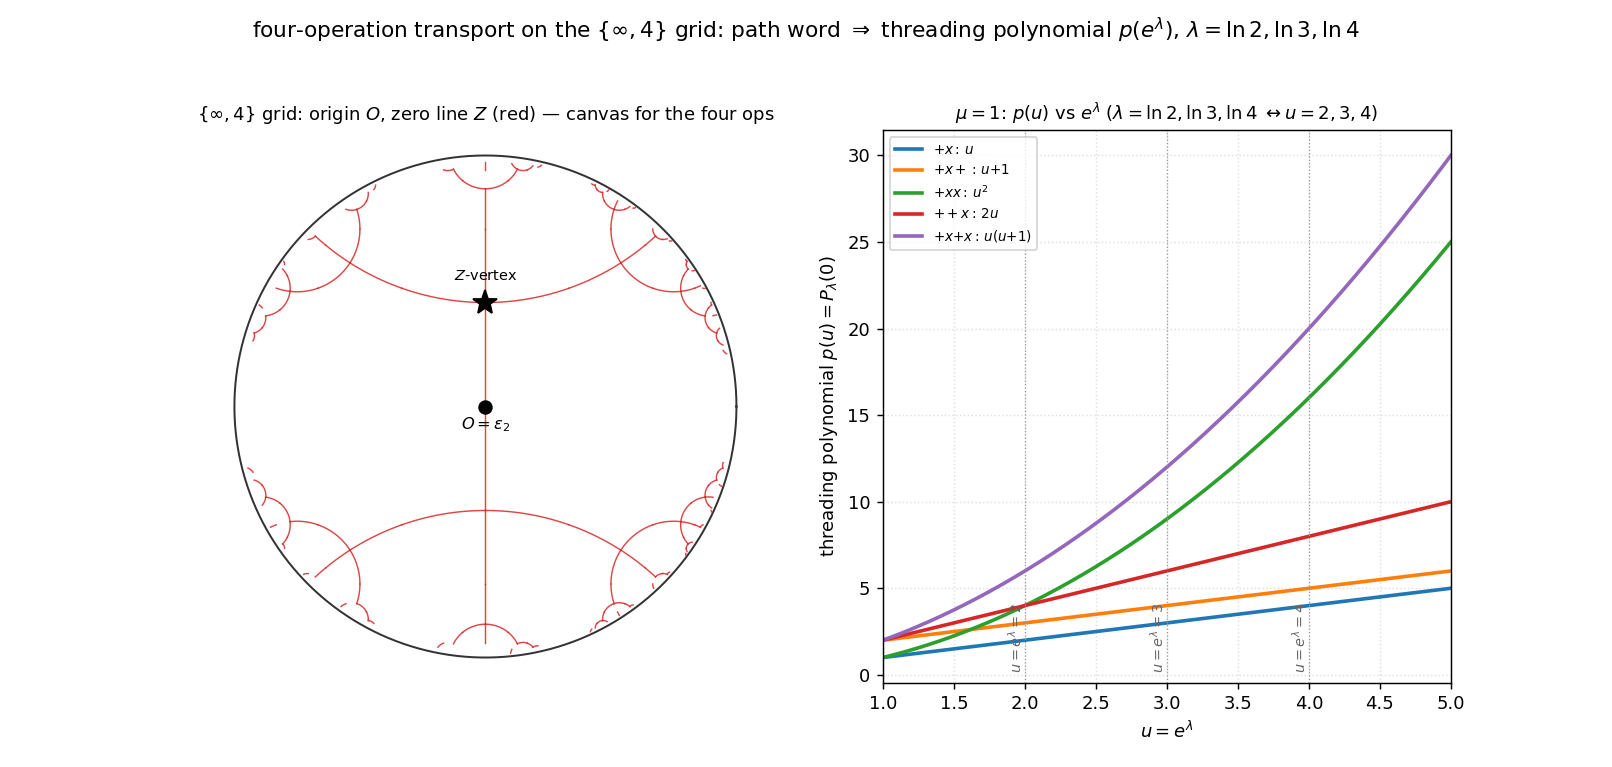

Source code (Python):
#!/usr/bin/env python3
"""
025 — Threading polynomial p(u) for paths (group words) + the {inf,4} grid.

Part (2), aligned definition: a path P is a word in the four operations
  + : a -> a + mu,   - : a -> a - mu,   x : a -> a*u,   / : a -> a/u,
with u = e^{lambda}.  Transporting a from 0 along P gives P_lambda(0) = p(u),
a (Laurent) polynomial in u.  For mu = 1 and lambda = ln2, ln3, ln4 we evaluate
p(2), p(3), p(4)  (i.e. u = e^{ln2}=2, e^{ln3}=3, e^{ln4}=4).

Right panel: p(u) for five paths vs u = e^{lambda}, with u = 2,3,4 marked.
Left panel : the {inf,4} apeirogonal grid (disk) with the origin O = eps_2 and
             the zero line Z (the reference edge), i.e. the canvas on which the
             four operations transport a.

STATUS: the transport a -> a+mu / a*u and p(u) are elementary exact; the left
grid is the Hecke {inf,4} tiling (orbit of eps_2--eps_4) as before.
"""

import numpy as np
import matplotlib
matplotlib.use("Agg")
import matplotlib.pyplot as plt
from math import sqrt, log, pi, atan2, hypot

SQ2 = sqrt(2.0)
INF = float("inf")


# ---- transport / threading polynomial ----
def p_of_path(word):
    """Return p(u) as a numpy-callable via Horner over +,-,x,/ (a symbolic-free
    approach: build a lambda of u)."""
    def f(u):
        a = 0.0
        for c in word:
            if c == '+':
                a = a + 1.0
            elif c == '-':
                a = a - 1.0
            elif c == 'x':
                a = a * u
            elif c == '/':
                a = a / u
        return a
    return f


# ---- {inf,4} grid (primal) ----
def mob(M, x):
    a, b, c, d = M
    if x == INF:
        return a / c if c != 0 else INF
    den = c * x + d
    if abs(den) < 1e-12:
        return INF
    return (a * x + b) / den


J = (0.0, -1.0, 1.0, 0.0)
T = (1.0, SQ2, 0.0, 1.0)
Tm = (1.0, -SQ2, 0.0, 1.0)
GENS = [J, T, Tm]
EPS2 = 1j
EPS4 = (-1.0 + 1j) / SQ2


def key(c):
    return complex(round(c.real, 6), round(c.imag, 6))


def h2_to_disk(z):
    return (z - 1j) / (z + 1j)


def primal(depth):
    edges, seen, front = [], set(), [(EPS2, EPS4)]
    for _ in range(depth + 1):
        new = []
        for (a, b) in front:
            k = frozenset([key(a), key(b)])
            if k in seen:
                continue
            seen.add(k)
            edges.append((a, b))
            for M in GENS:
                new.append((mob(M, a), mob(M, b)))
        front = new
    return edges


def arc_disk(a, b, n=60):
    px, py = a.real, a.imag
    qx, qy = b.real, b.imag
    if abs(qx - px) < 1e-12:
        y = np.linspace(min(py, qy), max(py, qy), n)
        return h2_to_disk(px + 1j * y)
    c = ((qx*qx+qy*qy) - (px*px+py*py)) / (2.0*(qx-px))
    R = hypot(px-c, py)
    thp, thq = atan2(py, px-c), atan2(qy, qx-c)
    if thq < thp:
        thq += 2*pi
    if thq-thp > pi:
        thp, thq = thq, thp + 2*pi
    t = np.linspace(thp, thq, n)
    return h2_to_disk((c + R*np.cos(t)) + 1j*(R*np.sin(t)))


def panel_grid(ax, edges):
    th = np.linspace(0, 2*pi, 400)
    ax.plot(np.cos(th), np.sin(th), color="0.2", lw=1.1)
    for (a, b) in edges:
        w = arc_disk(a, b)
        ax.plot(w.real, w.imag, color="tab:red", lw=0.8, alpha=0.85, zorder=3)
    w2 = h2_to_disk(EPS2)
    w4 = h2_to_disk(EPS4)
    ax.plot([w2.real], [w2.imag], marker="o", ms=7, color="k", zorder=6)
    ax.plot([w4.real], [w4.imag], marker="*", ms=14, color="k", zorder=6)
    ax.text(w2.real, w2.imag-0.09, r"$O=\varepsilon_2$", ha="center", fontsize=9)
    ax.text(w4.real, w4.imag+0.09, r"$Z$-vertex", ha="center", fontsize=8)
    ax.set_aspect("equal"); ax.set_xticks([]); ax.set_yticks([])
    for sp in ax.spines.values():
        sp.set_visible(False)
    ax.set_title(r"$\{\infty,4\}$ grid: origin $O$, zero line $Z$ (red) — "
                 r"canvas for the four ops", fontsize=10)


def panel_thread(ax):
    u = np.linspace(1.0, 5.0, 500)
    paths = ['+x', '+x+', '+xx', '++x', '+x+x']
    colors = ['tab:blue', 'tab:orange', 'tab:green', 'tab:red', 'tab:purple']
    labels = [r'$+x:\,u$', r'$+x+:\,u{+}1$', r'$+xx:\,u^2$',
              r'$++x:\,2u$', r'$+x{+}x:\,u(u{+}1)$']
    for w, c, lab in zip(paths, colors, labels):
        f = p_of_path(w)
        ax.plot(u, [f(x) for x in u], lw=2, color=c, label=lab)
    for k in (2, 3, 4):
        ax.axvline(k, color="0.6", lw=0.7, ls=":")
        ax.text(k, 0.3, rf"$u=e^{{\lambda}}={k}$", rotation=90,
                fontsize=8, ha="right", color="0.4")
    ax.set_xlabel(r"$u=e^{\lambda}$")
    ax.set_ylabel(r"threading polynomial $p(u)=P_\lambda(0)$")
    ax.set_title(r"$\mu=1$: $p(u)$ vs $e^{\lambda}$ ($\lambda=\ln2,\ln3,\ln4$ "
                 r"$\leftrightarrow u=2,3,4$)", fontsize=10)
    ax.legend(fontsize=7.5, loc="upper left")
    ax.grid(True, ls=":", alpha=0.4)
    ax.set_xlim(1, 5)


def main():
    edges = primal(6)
    fig, (ax1, ax2) = plt.subplots(1, 2, figsize=(12.4, 5.9))
    panel_grid(ax1, edges)
    panel_thread(ax2)
    fig.suptitle(
        r"four-operation transport on the $\{\infty,4\}$ grid: path word "
        r"$\Rightarrow$ threading polynomial $p(e^{\lambda})$, "
        r"$\lambda=\ln2,\ln3,\ln4$", fontsize=12)
    fig.subplots_adjust(top=0.83, wspace=0.20)
    out = "/Users/mingli/AEG/aeg-paper/notes/general/025-threading-polynomial.png"
    fig.savefig(out, dpi=130)
    print("saved:", out)


if __name__ == "__main__":
    main()
